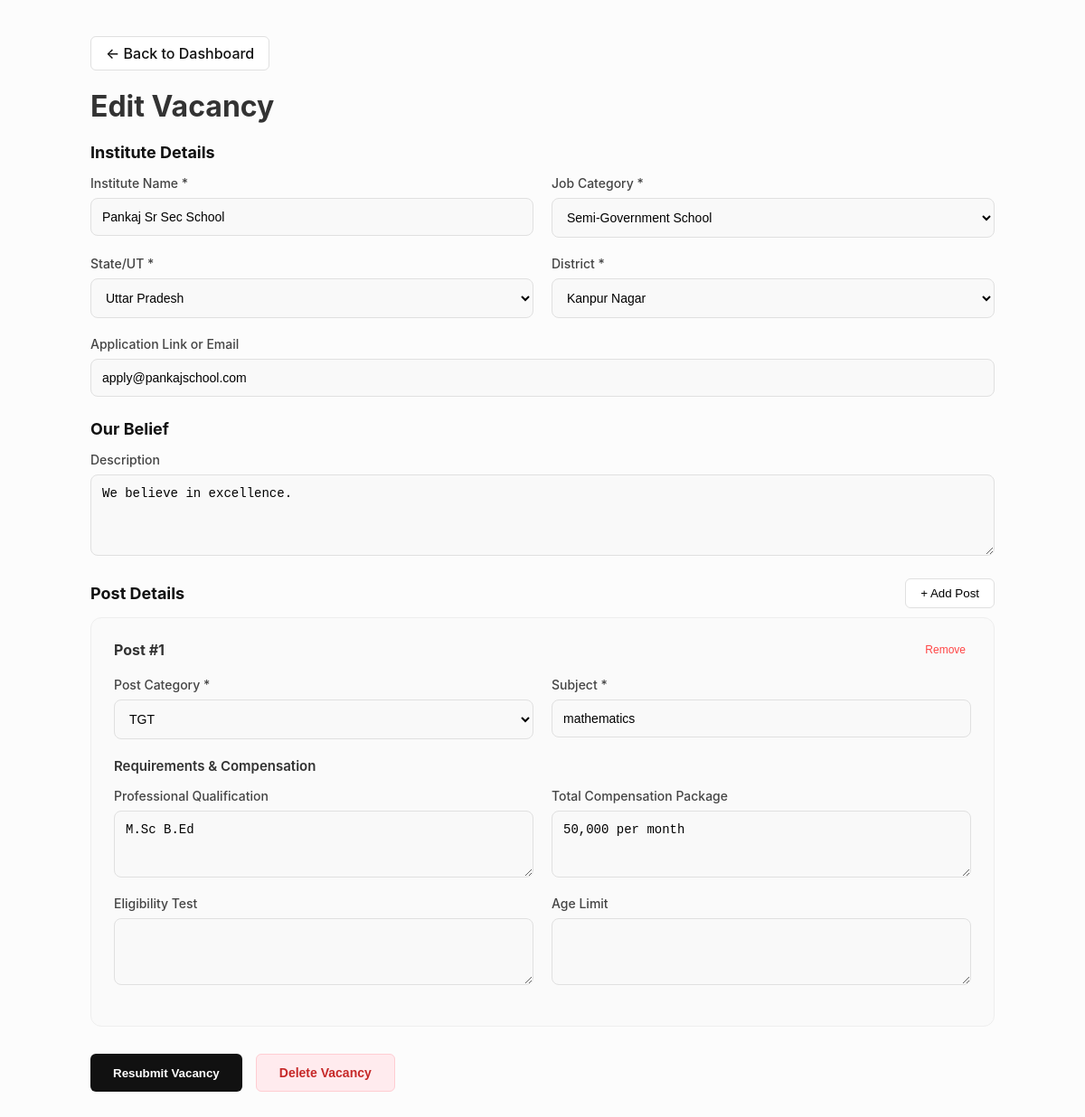
/manage/vacancy/edit/1/ (signed in), run on the app's committed database.
### core/models.py (models this page shows, shortened)
class Vacancy(models.Model):
    institute = models.ForeignKey(Institute, on_delete=models.CASCADE, related_name='vacancies')
    application_link = models.CharField(max_length=500)  # Link or Email
    is_active = models.BooleanField(default=True)
    created_at = models.DateTimeField(auto_now_add=True)

class Institute(models.Model):
    CATEGORY_CHOICES = [
        ('govt', 'Government School'),
        ('semi', 'Semi-Government School'),
        ('private', 'Private School'),
        ('coaching', 'Private Coaching & Tution'),
    ]
    name = models.CharField(max_length=255)
    category = models.CharField(max_length=50, choices=CATEGORY_CHOICES)
    state = models.CharField(max_length=100)
    district = models.CharField(max_length=100)
    belief = models.TextField(blank=True)
    created_at = models.DateTimeField(auto_now_add=True)

class VacancyPost(models.Model):
    POST_CATEGORY_CHOICES = [
        ('prt', 'PRT'),
        ('tgt', 'TGT'),
        ('pgt', 'PGT'),
        ('other', 'Other'),
    ]
    vacancy = models.ForeignKey(Vacancy, on_delete=models.CASCADE, related_name='posts')
    category = models.CharField(max_length=20, choices=POST_CATEGORY_CHOICES)
    alert_emails_sent = models.BooleanField(default=False, help_text="Checked if daily alert script has already processed this post.")
    subject = models.CharField(max_length=100)
    qualification = models.TextField(blank=True, default="NA")
    compensation = models.TextField(blank=True, default="NA")
    eligibility = models.TextField(blank=True, default="NA")
    age_limit = models.TextField(blank=True, default="NA")

### core/views.py (the view, shortened to what this page needs)
# urls.py: path('manage/vacancy/edit/<int:vacancy_id>/', views.edit_vacancy, name='edit_vacancy'),
@login_required(login_url='login_view')
def edit_vacancy(request, vacancy_id):
    if not request.user.is_superuser:
        return redirect('home')
    vacancy = get_object_or_404(Vacancy, id=vacancy_id)
    posts = vacancy.posts.all()
    return render(request, 'core/edit_vacancy.html', {
        'vacancy': vacancy,
        'posts': posts,
        'india_data': INDIA_DATA
    })

### core/context_processors.py (called while the page is built)
def user_verification_context(request):
    context = {
        'user_first_name': None,
        'user_full_name': None
    }
    if request.user.is_authenticated:
        try:
            if hasattr(request.user, 'verification'):
                verification = request.user.verification
                if verification.full_name:
                    context['user_full_name'] = verification.full_name
                    context['user_first_name'] = verification.full_name.split()[0]
        except:
            pass
    return context

def site_settings(request):
    from .models import SiteSettings
    settings = SiteSettings.objects.first()
    if not settings:
        settings = SiteSettings.objects.create()
    return {'site_settings': settings}

### core/templates/core/edit_vacancy.html (shortened to what this page needs)
<!DOCTYPE html>
<html lang="en">
<head>
</head>
<body>
    <div class="container">
        <a href="{% url 'admin_dashboard' %}" class="back-link">← Back to Dashboard</a>
        <h1 style="margin-top: 0;">Edit Vacancy</h1>
        <form method="POST" enctype="multipart/form-data">
            <div class="form-section-title">Institute Details</div>
            <div class="form-row">
                <div class="form-group">
                    <label>Institute Name *</label>
                    <input type="text" name="institute_name" value="{{ vacancy.institute.name }}" required>
                </div>
                <div class="form-group">
                    <label>Job Category *</label>
                    <select name="institute_category" required>
                        <option value="semi" {% if vacancy.institute.category == 'semi' %}selected{% endif %}>
                            Semi-Government School</option>
                    </select>
                </div>
            </div>
            <div class="form-row">
                <div class="form-group">
                    <label>State/UT *</label>
                    <select name="state" id="state-select" onchange="updateDistricts(this)" required>
                        {% for state in india_data.keys %}
                        <option value="{{ state }}" {% if vacancy.institute.state == state %}selected{% endif %}>{{ state                            }}</option>
                        {% endfor %}
                    </select>
                </div>
                <div class="form-group">
                    <label>District *</label>
                    <select id="district-select" name="district" required>
                        <option value="{{ vacancy.institute.district }}">{{ vacancy.institute.district }}</option>
                    </select>
                </div>
            </div>
            <div class="form-group" style="margin-bottom: 25px;">
                <label>Application Link or Email</label>
                <input type="text" name="application_link" value="{{ vacancy.application_link }}" required>
            </div>
            <div class="form-section-title">Our Belief</div>
            <div class="form-group" style="margin-bottom: 25px;">
                <label>Description</label>
                <textarea name="belief" rows="4">{{ vacancy.institute.belief }}</textarea>
            </div>
            <div style="display: flex; justify-content: space-between; align-items: center; margin-bottom: 10px;">
                <div class="form-section-title" style="margin: 0;">Post Details</div>
                <button type="button" class="btn-add-post" onclick="addPostBox()">+ Add Post</button>
            </div>
            <div id="posts-container">
                {% for post in posts %}
                <div class="post-detail-box" id="post-box-{{ forloop.counter }}">
                    <div class="post-header">
                        <div class="post-title">Post #{{ forloop.counter }}</div>
                        <button type="button"
                            style="background:none; border:none; color:#ff4444; cursor:pointer; font-size:12px;"
                            onclick="removePostBox({{ forloop.counter }})">Remove</button>
                    </div>
                    <div class="form-row">
                        <div class="form-group">
                            <label>Post Category *</label>
                            <select name="post_category[]" required>
                                <option value="tgt" {% if post.category == 'tgt' %}selected{% endif %}>TGT</option>
                            </select>
                        </div>
                        <div class="form-group">
                            <label>Subject *</label>
                            <input type="text" name="post_subject[]" value="{{ post.subject }}" required>
                        </div>
                    </div>
                    <div style="font-size:15px; font-weight:600; margin: 20px 0 15px 0;">Requirements & Compensation
                    </div>
                    <div class="form-row">
                        <div class="form-group">
                            <label>Professional Qualification</label>
                            <textarea name="post_qualification[]" rows="3">{{ post.qualification }}</textarea>
                        </div>
                        <div class="form-group">
                            <label>Total Compensation Package</label>
                            <textarea name="post_compensation[]" rows="3">{{ post.compensation }}</textarea>
                        </div>
                    </div>
                    <div class="form-row">
                        <div class="form-group">
                            <label>Eligibility Test</label>
                            <textarea name="post_eligibility[]" rows="3">{{ post.eligibility }}</textarea>
                        </div>
                        <div class="form-group">
                            <label>Age Limit</label>
                            <textarea name="post_age_limit[]" rows="3">{{ post.age_limit }}</textarea>
                        </div>
                    </div>
                </div>
                {% endfor %}
            </div>
            <div style="margin-top: 30px; display: flex; gap: 15px;">
                <button type="submit" class="btn-primary">Resubmit Vacancy</button>
                <button type="button"
                    onclick="if(confirm('Are you sure you want to delete this vacancy?')) document.getElementById('delete-form').submit();"
                    style="background: #ffebee; color: #c62828; padding: 12px 25px; border: 1px solid #ffcdd2; border-radius: 6px; font-weight: 600; font-size: 14px; cursor: pointer;">Delete
                    Vacancy</button>
            </div>
        </form>
    </div>
</body>
</html>

### core/templates/core/edit_vacancy.html (style rules this page uses)
body { font-family: 'Inter', sans-serif; background: #fcfcfc; color: #333; margin: 0; }
.container { max-width: 1000px; margin: 40px auto; padding: 0 20px; }
.back-link { display: inline-block; margin-bottom: 20px; color: #111; text-decoration: none; font-weight: 500; padding: 8px 16px; border: 1px solid #e0e0e0; border-radius: 6px; background: white; transition: all 0.2s; }
.form-section-title { font-size: 18px; font-weight: 700; margin: 20px 0 15px 0; color: #111; }
.form-row { display: flex; gap: 20px; margin-bottom: 20px; }
.form-group { flex: 1; display: flex; flex-direction: column; gap: 8px; }
.form-group label { font-size: 14px; font-weight: 500; color: #444; }
.form-group input, .form-group select, .form-group textarea { padding: 12px; border: 1px solid #e0e0e0; border-radius: 8px; font-size: 14px; background: #f9f9f9; width: 100%; box-sizing: border-box; }
.post-detail-box { background: #fafafa; border: 1px solid #eee; border-radius: 12px; padding: 25px; margin-bottom: 20px; }
.post-header { display: flex; justify-content: space-between; align-items: center; margin-bottom: 20px; }
.post-title { font-weight: 700; font-size: 16px; }
.btn-primary { background: #111; color: white; padding: 12px 25px; border: none; border-radius: 6px; cursor: pointer; font-weight: 600; }
.btn-add-post { background: white; border: 1px solid #e0e0e0; padding: 8px 16px; border-radius: 6px; cursor: pointer; }

### data on the page
Vacancy: institute_name "Pankaj Sr Sec School", institute_category "Semi-Government School", state "Uttar Pradesh", district "Kanpur Nagar", application_link "apply@pankajschool.com", belief "We believe in excellence."
VacancyPost: category "TGT", subject "mathematics", qualification "M.Sc B.Ed", compensation "50,000 per month"
